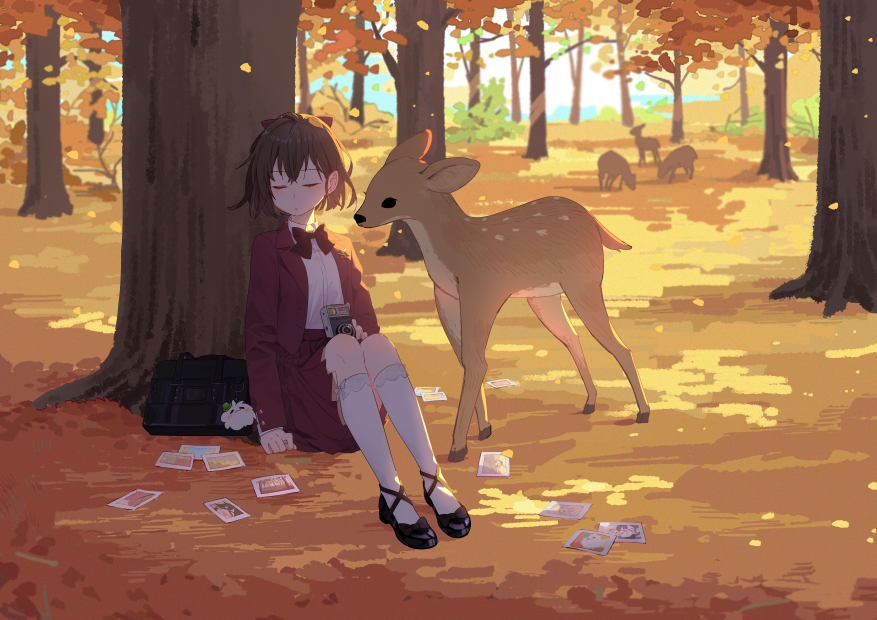
#> input picture src/assets/artwork/autumn-forest.jpg, 3508 x 2480 px (shown at 1/4 size); its folder holds only this picture in this run
$ python prepare-artwork.py
#> lines starting #> are read from the running program, lines starting #| are printed output that depends on the picture
"""Create resized WebP delivery copies without changing original artwork.

Optional maintenance script: python scripts/prepare-artwork.py (requires Pillow).
Generated files are committed; normal npm builds do not need Python.
"""
from pathlib import Path
from PIL import Image, ImageOps

source = Path(__file__).resolve().parents[1] / "src/assets/artwork"
target = source / "web"
target.mkdir(exist_ok=True)
original_bytes = delivery_bytes = 0
for original in sorted(source.glob("*.jpg")):
    image = ImageOps.exif_transpose(Image.open(original)).convert("RGB")
#> image is the input picture: PIL image 3508x2480 RGB; mean R, G, B 154.7, 112.6, 81.5
    edge = 640 if original.stem == "avatar" else 1920
    image.thumbnail((edge, edge), Image.Resampling.LANCZOS)
#> image: PIL image 1920x1357 RGB
    output = target / (original.stem + ".webp")
    image.save(output, "WEBP", quality=84, method=6)
    # Dedicated thumbnails and responsive copies avoid full artwork on phones.
    if original.stem != "avatar":
        for width, quality in [(240, 70), (640, 76), (1080, 80)]:
            variant = image.copy()
            variant.thumbnail((width, width), Image.Resampling.LANCZOS)
            variant.save(target / f"{original.stem}-{width}.webp", "WEBP", quality=quality, method=6)
#> this loop made 3 passes
#> pass 1, `variant.save(target / f"{original.stem}-{width}.webp", "WEBP", quality..`:
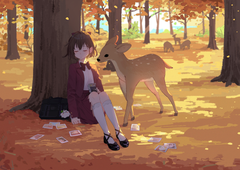
#> saved as autumn-forest-240.webp: PIL image 240x170 RGB; mean R, G, B 154.7, 112.5, 81.4
#> pass 2, `variant.save(target / f"{original.stem}-{width}.webp", "WEBP", quality..`:
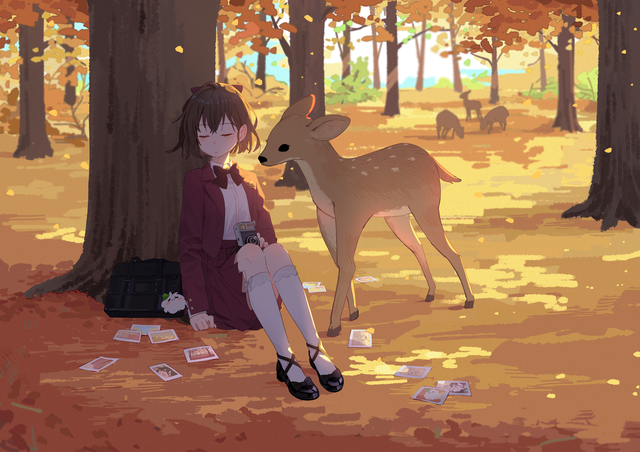
#> saved as autumn-forest-640.webp: PIL image 640x452 RGB; mean R, G, B 154.7, 112.6, 81.5
    original_bytes += original.stat().st_size
#> (the run stopped early here; a loop or call above may not have finished)

$ run again, on src/assets/artwork/winter-window.jpg
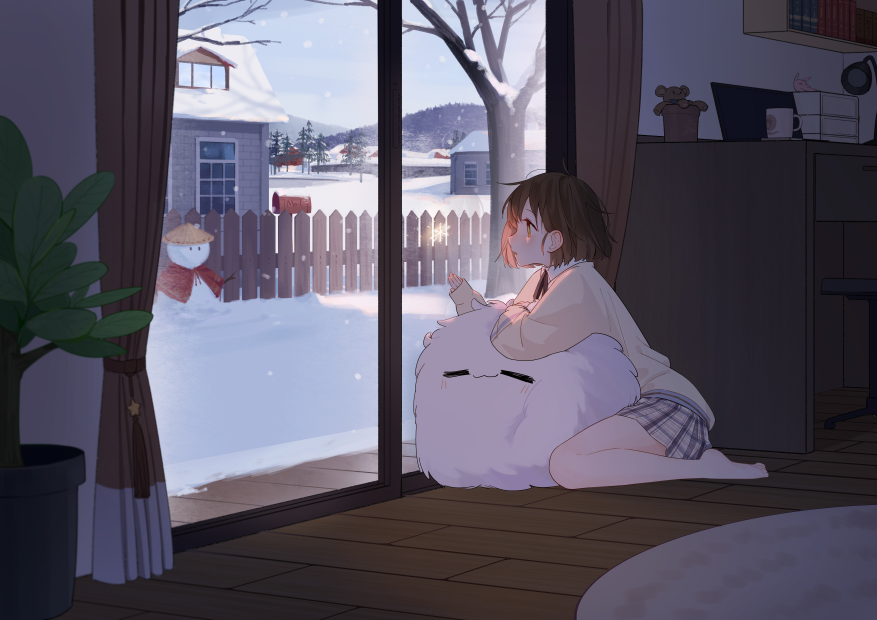
#> input picture src/assets/artwork/winter-window.jpg, 3508 x 2480 px (shown at 1/4 size)
#> image is the input picture: PIL image 3508x2480 RGB; mean R, G, B 90.8, 86.5, 101.3
#> image: PIL image 1920x1357 RGB
#> the loop `for width, quality in [(240, 70), (640, 76), (1080, 80)]:` made 3 passes
#> pass 1, `variant.save(target / f"{original.stem}-{width}.webp", "WEBP", quality..`:
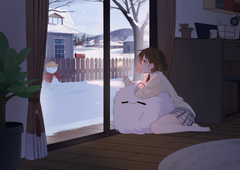
#> saved as winter-window-240.webp: PIL image 240x170 RGB; mean R, G, B 90.8, 86.5, 101.2
#> pass 2, `variant.save(target / f"{original.stem}-{width}.webp", "WEBP", quality..`:
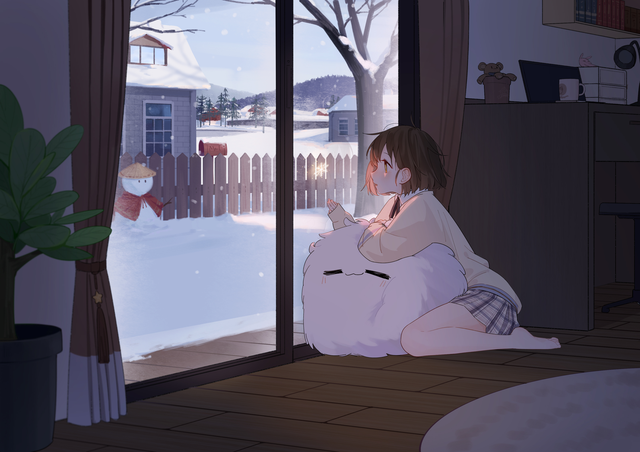
#> saved as winter-window-640.webp: PIL image 640x452 RGB; mean R, G, B 90.8, 86.5, 101.3

$ run again, on src/assets/artwork/city-evening.jpg
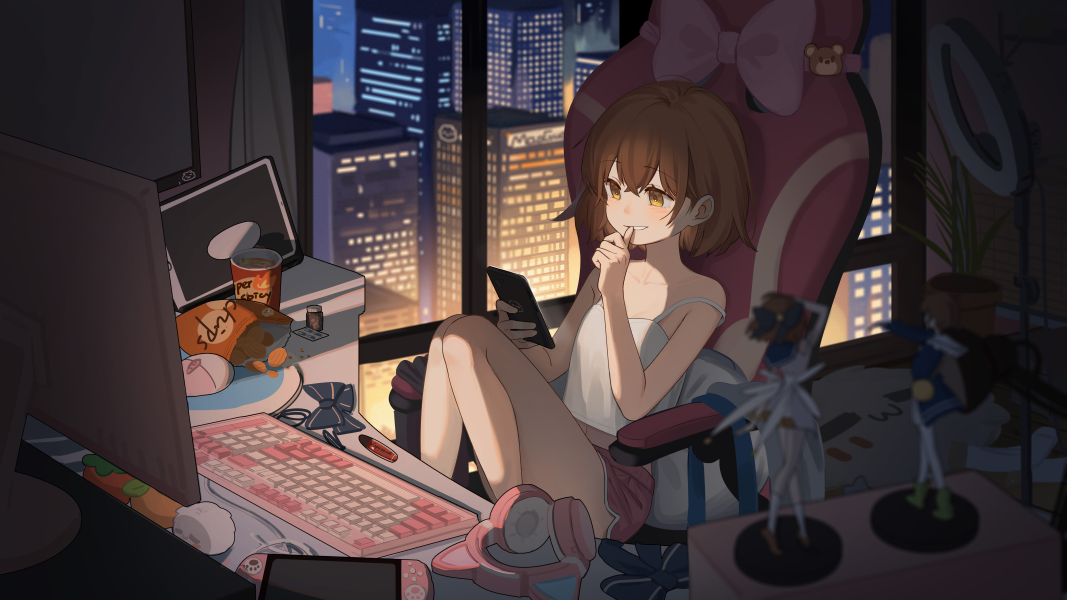
#> input picture src/assets/artwork/city-evening.jpg, 5334 x 3000 px (shown at 1/5 size)
#> image is the input picture: PIL image 5334x3000 RGB; mean R, G, B 70.9, 58.6, 60.5
#> image: PIL image 1920x1080 RGB
#> the loop `for width, quality in [(240, 70), (640, 76), (1080, 80)]:` made 3 passes
#> pass 1, `variant.save(target / f"{original.stem}-{width}.webp", "WEBP", quality..`:
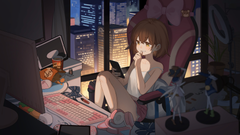
#> saved as city-evening-240.webp: PIL image 240x135 RGB; mean R, G, B 70.9, 58.6, 60.5
#> pass 2, `variant.save(target / f"{original.stem}-{width}.webp", "WEBP", quality..`:
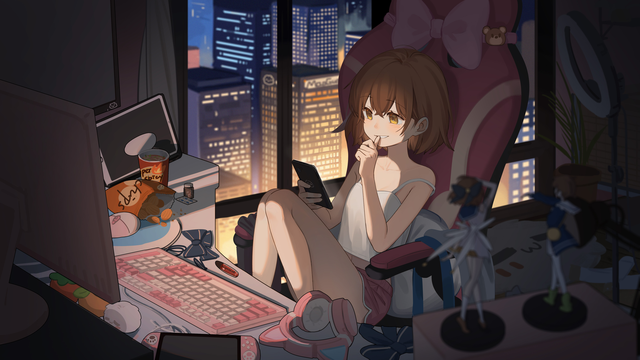
#> saved as city-evening-640.webp: PIL image 640x360 RGB; mean R, G, B 70.9, 58.6, 60.5
